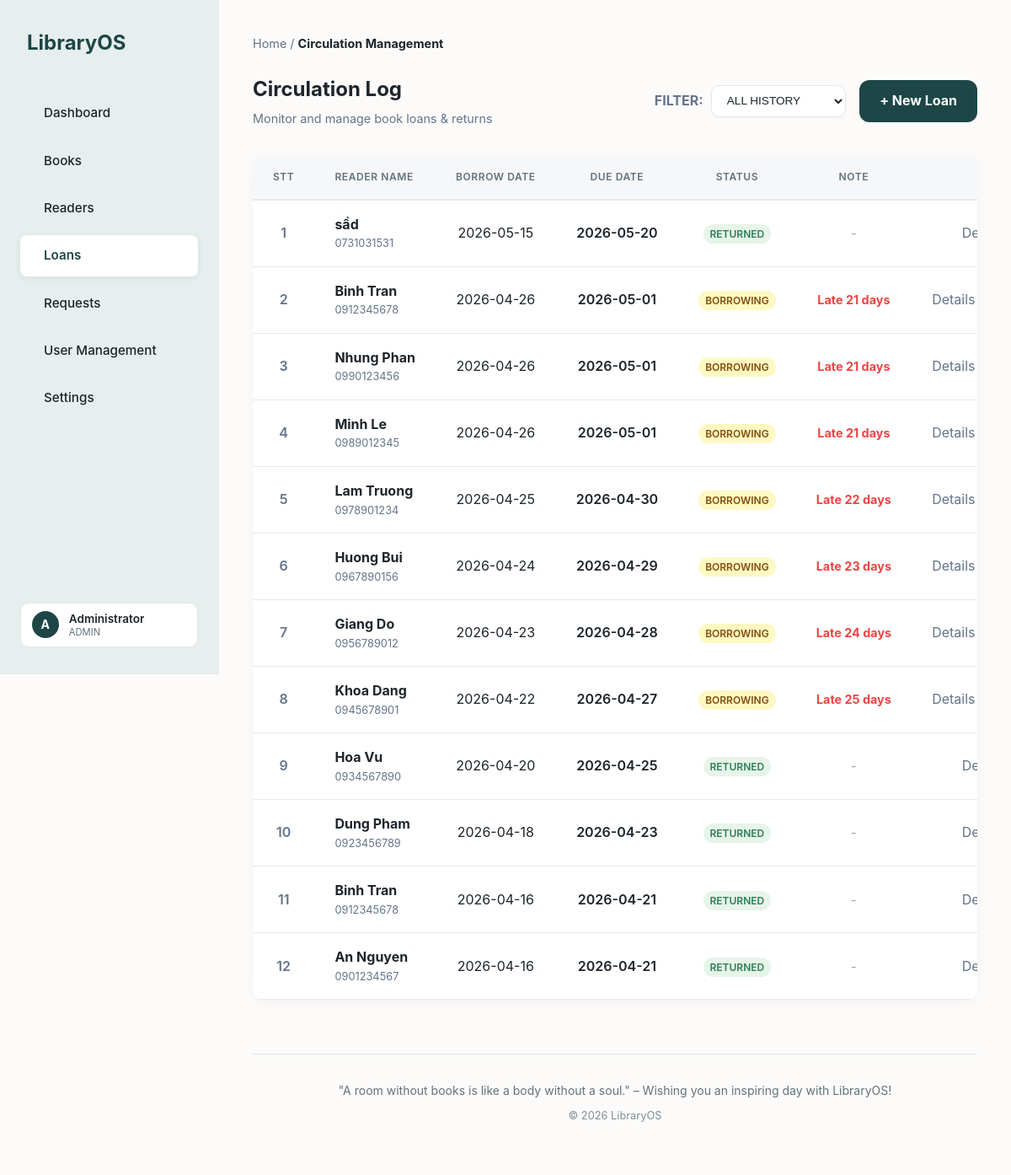
/loan/loans.php (signed in), run on the app's committed database.
### tables this page shows
CREATE TABLE loans (
    id INT AUTO_INCREMENT PRIMARY KEY,
    reader_id INT,
    borrow_date DATE DEFAULT (CURRENT_DATE),
    due_date DATE NOT NULL,
    status ENUM('pending', 'ongoing', 'partial', 'closed', 'rejected') DEFAULT 'pending',
    created_at TIMESTAMP DEFAULT CURRENT_TIMESTAMP,
    FOREIGN KEY (reader_id) REFERENCES readers(id)
);

CREATE TABLE readers (
    id INT AUTO_INCREMENT PRIMARY KEY,
    name VARCHAR(150) NOT NULL,
    phone VARCHAR(20) UNIQUE,
    email VARCHAR(100) UNIQUE,
    address TEXT,
    dob DATE,
    gender ENUM('male', 'female', 'other') DEFAULT 'male',
    status ENUM('active', 'inactive') DEFAULT 'active',  
    user_id INT NULL DEFAULT NULL UNIQUE,
    created_at TIMESTAMP DEFAULT CURRENT_TIMESTAMP
);

### loan/loans.php (called while the page is built, shortened)
<?php
require_once '../env/config.php';
include '../inc/header.php';
$filter = isset($_GET['filter']) ? $_GET['filter'] : 'all';
$where_clause = "WHERE l.status NOT IN ('pending', 'rejected')";
$loans_query = "
    SELECT l.*, r.name as reader_name, r.phone
    FROM loans l
    JOIN readers r ON l.reader_id = r.id
    $where_clause
    ORDER BY l.borrow_date DESC
";
$loans_result = mysqli_query($db_connect, $loans_query);
include 'views/loan_display.php';
include '../inc/footer.php';

### loan/views/loan_display.php (the view, shortened to what this page needs)
<div class="breadcrumb" style="margin-bottom: 1.5rem; color: #64748b; font-size: 0.9rem;">
    Home / <strong style="color: var(--text-color);">Circulation Management</strong>
</div>
<div class="search-header" style="margin-bottom: 2rem; display: flex; justify-content: space-between; align-items: center; flex-wrap: wrap; gap: 1.5rem;">
    <div>
        <h1 style="font-size: 1.5rem; color: var(--text-color); margin-bottom: 0.25rem;">Circulation Log</h1>
        <p style="color: #64748b; font-size: 0.9rem;">Monitor and manage book loans & returns</p>
    </div>
    <div style="display: flex; gap: 1rem; align-items: center;">
        <form action="" method="GET" id="filterForm" style="display: flex; align-items: center; gap: 0.6rem;">
            <span style="font-weight: 700; color: #64748b; font-size: 1rem; text-transform: uppercase;">Filter:</span>
            <select name="filter" class="search-input" onchange="this.form.submit()" style="padding: 0.6rem 0.85rem; border-radius: 10px; border: 1px solid var(--border-color); background: white; font-weight: 500; font-size: 0.85rem; min-width: 160px; cursor: pointer; outline: none; box-shadow: 0 1px 2px rgba(0,0,0,0.05); color: var(--text-color);">
                <option value="all" <?php echo $filter == 'all' ? 'selected' : ''; ?>>ALL HISTORY</option>
            </select>
        </form>
        <a href="borrow.php" class="btn btn-primary" style="padding: 0.75rem 1.5rem; border-radius: 12px; font-weight: 700;">+ New Loan</a>
    </div>
</div>
<div class="table-container">
    <table class="datatable">
        <thead>
            <tr>
                <th width="50" style="text-align: center;">STT</th>
                <th style="text-align: left;">Reader Name</th>
                <th>Borrow Date</th>
                <th>Due Date</th>
                <th>Status</th>
                <th style="text-align: center;">Note</th>
                <th style="text-align: center;">Actions</th>
            </tr>
        </thead>
        <tbody>
            <?php if (mysqli_num_rows($loans_result) == 0): ?>
                <tr><td colspan="7" align="center" style="padding: 3rem; color: #64748b;">No circulation records found.</td></tr>
            <?php else: ?>
                <?php while ($loan = mysqli_fetch_assoc($loans_result)): ?>
                    <tr>
                        <?php static $stt = 1; ?>
                        <td align="center" style="font-weight: 600; color: #64748b;">
                            <?php echo $stt++; ?>
                        </td>
                        <td>
                            <strong style="color: var(--text-color);"><?php echo htmlspecialchars($loan['reader_name']); ?></strong>
                            <div style="font-size: 0.8rem; color: #64748b;"><?php echo htmlspecialchars($loan['phone']); ?></div>
                        </td>
                        <td align="center"><?php echo $loan['borrow_date']; ?></td>
                        <td align="center" style="font-weight: 600;"><?php echo $loan['due_date']; ?></td>
                        <td align="center">
                            <span class="badge badge-<?php
                                if($loan['status'] == 'closed') echo 'returned';
                                elseif($loan['status'] == 'ongoing' || $loan['status'] == 'partial') echo 'borrowing';
                                else echo 'overdue';
                            ?>">
                                <?php
                                    if($loan['status'] == 'closed') echo 'RETURNED';
                                    elseif($loan['status'] == 'ongoing' || $loan['status'] == 'partial') echo 'BORROWING';
                                    else echo strtoupper($loan['status']);
                                ?>
                            </span>
                        </td>
                        <td align="center">
                            <?php
                                $current_date = date('Y-m-d');
                                if ($loan['status'] !== 'closed' && $current_date > $loan['due_date']) {
                                    $diff = strtotime($current_date) - strtotime($loan['due_date']);
                                    $days = round($diff / (60 * 60 * 24));
                                    echo '<span style="color: #ef4444; font-weight: 700; font-size: 0.9rem;">Late ' . $days . ' days</span>';
                                } else {
                                    echo '<span style="color: #94a3b8; font-size: 0.9rem;">-</span>';
                                }
                            ?>
                        </td>
                        <td align="center">
                            <div class="action-buttons-group">
                                <a href="loan_detail.php?id=<?php echo $loan['id']; ?>" style="color: #64748b; text-decoration: none;">Details</a> |
                            </div>
                        </td>
                    </tr>
                <?php endwhile; ?>
            <?php endif; ?>
        </tbody>
    </table>
</div>

### css/style.css (style rules this page uses)
:root { --primary-color: #1e4646; --primary-light: #e6eeee; --bg-color: #fcfbfa; --text-color: #1e252b; --text-muted: #62727d; --card-bg: #ffffff; --border-color: #e6e8eb; --danger: #cb4343; --success: #2e7d5a; }
* { margin: 0; padding: 0; box-sizing: border-box; }
body { font-family: 'Inter', system-ui, -apple-system, sans-serif; background-color: var(--bg-color); color: var(--text-color); line-height: 1.6; -webkit-font-smoothing: antialiased; }
input, select, textarea { width: 100%; padding: 0.75rem; border: 1px solid var(--border-color); border-radius: 8px; font-size: 1rem; color: var(--text-color); transition: border-color 0.3s, box-shadow 0.3s; }
.btn { display: inline-block; padding: 0.75rem 1.5rem; border-radius: 8px; font-weight: 600; text-decoration: none; cursor: pointer; border: none; transition: opacity 0.3s, transform 0.1s; }
.btn-primary { background-color: var(--primary-color); color: white; }
.table-container { background: var(--card-bg); border-radius: 12px; overflow-x: auto; overflow-y: hidden; box-shadow: 0 4px 20px -2px rgba(30, 37, 43, 0.04), 0 2px 6px -1px rgba(30, 37, 43, 0.02); }
table { width: 100%; border-collapse: collapse; }
th { background-color: #f5f7f8; color: var(--text-muted); text-align: center; padding: 1rem; font-weight: 600; position: sticky; top: 0; z-index: 10; }
td { padding: 1rem; border-bottom: 1px solid var(--border-color); background-color: var(--card-bg); color: var(--text-color); }
.datatable, .datatable * { transition: none !important; transform: none !important; }
.search-header { display: flex; justify-content: space-between; align-items: center; margin-bottom: 2rem; }
.search-input { width: auto; min-width: 150px; }
.badge { padding: 0.25rem 0.5rem; border-radius: 9999px; font-size: 0.75rem; font-weight: 600; }
.badge-borrowing { background: #fef9c3; color: #854d0e; }
.badge-returned { background: #e6f4ea; color: var(--success); }
.datatable { width: 100%; border-collapse: separate; border-spacing: 0; }
.datatable th { background: #f5f7f8; color: var(--text-muted); font-weight: 600; text-transform: uppercase; font-size: 0.75rem; letter-spacing: 0.05em; padding: 1rem 1.5rem; border-bottom: 2px solid var(--border-color); white-space: nowrap; }
.datatable td { padding: 1rem 1.5rem; border-bottom: 1px solid var(--border-color); vertical-align: middle; white-space: nowrap; }
.datatable tbody tr { transition: background-color 0.2s ease; }
.action-buttons-group { display: flex; gap: 0.5rem; justify-content: center; }
body { display: flex; min-height: 100vh; }
:root { --shopee-orange: #ee4d2d; }

### data on the page
loans: reader.name "sầd", reader.phone "0731031531", borrow_date "2026-05-15", due_date "2026-05-20", status "RETURNED"
loans: reader.name "Binh Tran", reader.phone "0912345678", borrow_date "2026-04-26", due_date "2026-05-01", status "BORROWING"
loans: reader.name "Nhung Phan", reader.phone "0990123456", borrow_date "2026-04-26", due_date "2026-05-01", status "BORROWING"
loans: reader.name "Minh Le", reader.phone "0989012345", borrow_date "2026-04-26", due_date "2026-05-01", status "BORROWING"
loans: reader.name "Lam Truong", reader.phone "0978901234", borrow_date "2026-04-25", due_date "2026-04-30", status "BORROWING"
loans: reader.name "Huong Bui", reader.phone "0967890156", borrow_date "2026-04-24", due_date "2026-04-29", status "BORROWING"
loans: reader.name "Giang Do", reader.phone "0956789012", borrow_date "2026-04-23", due_date "2026-04-28", status "BORROWING"
loans: reader.name "Khoa Dang", reader.phone "0945678901", borrow_date "2026-04-22", due_date "2026-04-27", status "BORROWING"
loans: reader.name "Hoa Vu", reader.phone "0934567890", borrow_date "2026-04-20", due_date "2026-04-25", status "RETURNED"
loans: reader.name "Dung Pham", reader.phone "0923456789", borrow_date "2026-04-18", due_date "2026-04-23", status "RETURNED"
loans: reader.name "Binh Tran", reader.phone "0912345678", borrow_date "2026-04-16", due_date "2026-04-21", status "RETURNED"
loans: reader.name "An Nguyen", reader.phone "0901234567", borrow_date "2026-04-16", due_date "2026-04-21", status "RETURNED"

### other printed values
substr($_SESSION['full_name'], 0, 1) "A"
$_SESSION['full_name'] "Administrator"
$_SESSION['role_name'] "ADMIN"
